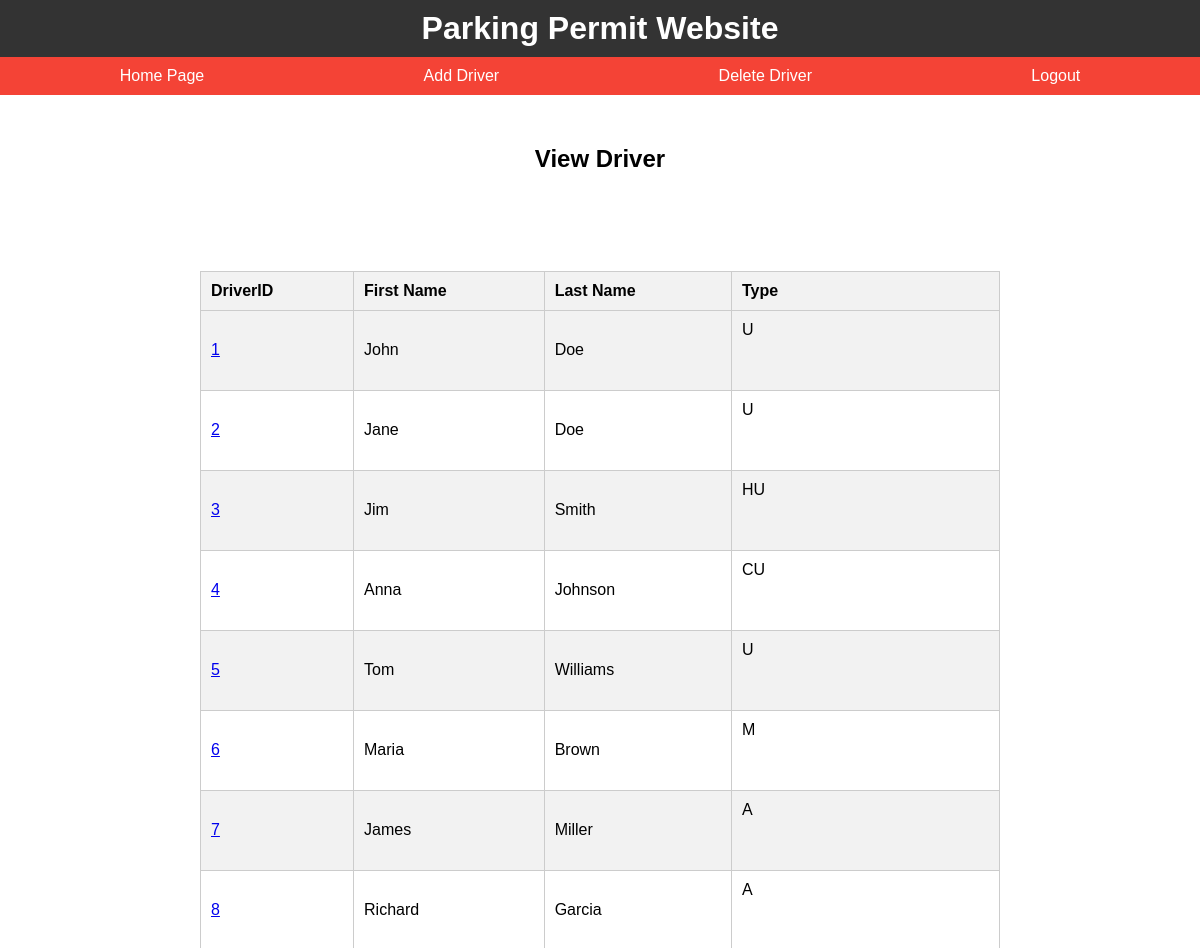
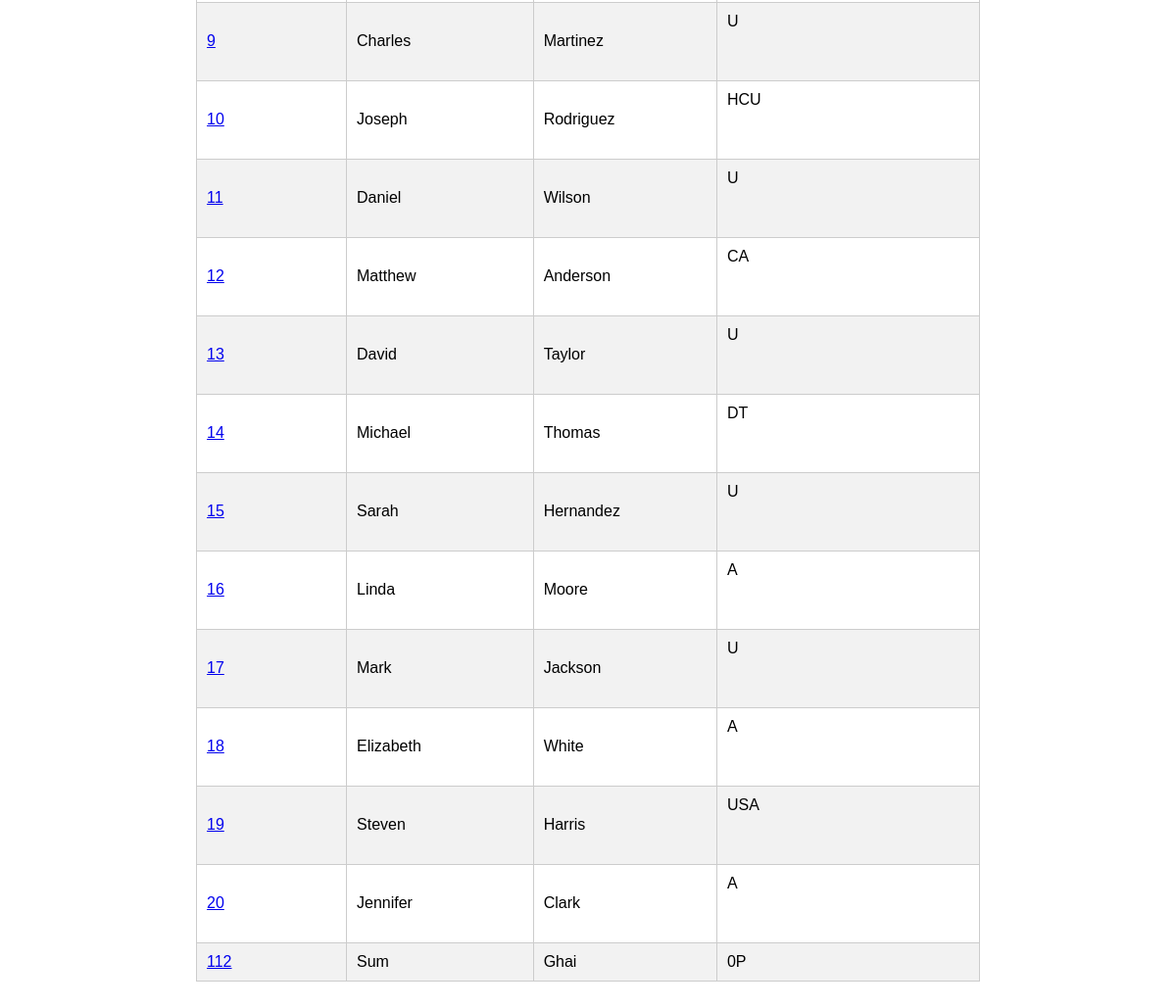
Page /viewdriver.php (signed in) on the committed database (2 pictures, top to bottom).
### tables this page shows
CREATE TABLE IF NOT EXISTS `driver` (
  `DRIVER_ID` int(11) NOT NULL AUTO_INCREMENT,
  `Type` char(3) DEFAULT NULL,
  `First_Name` varchar(255) DEFAULT NULL,
  `Last_Name` varchar(255) DEFAULT NULL,
  `Address` varchar(255) DEFAULT NULL,
  PRIMARY KEY (`DRIVER_ID`)
);

### viewdriver.php (the view, shortened to what this page needs)
<!DOCTYPE html>
<html>
  <head>
  </head>
  <body>
    <header>
      <h1>Parking Permit Website</h1>
    </header>
    <nav>
      <ul>
         <li><a href="HP.php"> Home Page </a></li>
	<li><a href="adddriver.php">Add Driver</a></li>
        <li><a href="deletedriver.php">Delete Driver</a></li>
	<li><a href="logout.php">Logout</a></li>
      </ul>
    </nav>
    <main>
      <h2>View Driver</h2>
      <table>
        <thead>
<tr>
	<th>DriverID</th>
	<th>First Name</th>
	<th>Last Name</th>
	<th>Type</th>
</tr>
			<?php
require_once 'db.php';
$conn = new mysqli($hn, $un, $pw, $db);
echo <<<_END
	<pre>
_END;
$query="SELECT * FROM DRIVER";
$result=$conn->query($query);
$rows=$result->num_rows;
for($j=0; $j<$rows; $j++) {
	$result->data_seek($j);
	$row=$result->fetch_array(MYSQLI_BOTH);
	echo <<<_END
	<pre>
		<tr>
		<td><a href='updatedriver.php?DRIVER_ID=$row[DRIVER_ID]' >$row[DRIVER_ID]</a>
		<td>$row[First_Name]
		<td>$row[Last_Name]
		<td>$row[Type]
	</pre>
_END;
}
?>
        </thead>
      </table>
    </main>
  </body>
</html>

### viewdriver.php (style rules this page uses)
body { font-family: Arial, sans-serif; margin: 0; padding: 0; }
header { background-color: #333; color: #fff; padding: 10px; text-align: center; }
h1 { margin: 0; }
nav { background-color: #f44336; color: #fff; padding: 10px; }
nav ul { margin: 0; padding: 0; list-style-type: none; display: flex; justify-content: space-around; align-items: center; }
nav li { margin: 0; padding: 0; display: inline-block; }
nav a { color: #fff; text-decoration: none; padding: 10px; border-radius: 5px; transition: background-color 0.2s ease-in-out; }
main { margin: 50px auto; max-width: 800px; }
h2 { text-align: center; }
table { border-collapse: collapse; margin: 20px auto; width: 100%; max-width: 800px; }
th, td { border: 1px solid #ccc; padding: 10px; text-align: left; }
th { background-color: #f2f2f2; }
tr:nth-child(even) { background-color: #f2f2f2; }

### rows in the picture
driver: DRIVER_ID "1", First_Name "John", Last_Name "Doe", Type "U"
driver: DRIVER_ID "2", First_Name "Jane", Last_Name "Doe", Type "U"
driver: DRIVER_ID "3", First_Name "Jim", Last_Name "Smith", Type "HU"
driver: DRIVER_ID "4", First_Name "Anna", Last_Name "Johnson", Type "CU"
driver: DRIVER_ID "5", First_Name "Tom", Last_Name "Williams", Type "U"
driver: DRIVER_ID "6", First_Name "Maria", Last_Name "Brown", Type "M"
driver: DRIVER_ID "7", First_Name "James", Last_Name "Miller", Type "A"
driver: DRIVER_ID "8", First_Name "Richard", Last_Name "Garcia", Type "A"
driver: DRIVER_ID "9", First_Name "Charles", Last_Name "Martinez", Type "U"
driver: DRIVER_ID "10", First_Name "Joseph", Last_Name "Rodriguez", Type "HCU"
driver: DRIVER_ID "11", First_Name "Daniel", Last_Name "Wilson", Type "U"
driver: DRIVER_ID "12", First_Name "Matthew", Last_Name "Anderson", Type "CA"
driver: DRIVER_ID "13", First_Name "David", Last_Name "Taylor", Type "U"
driver: DRIVER_ID "14", First_Name "Michael", Last_Name "Thomas", Type "DT"
driver: DRIVER_ID "15", First_Name "Sarah", Last_Name "Hernandez", Type "U"
driver: DRIVER_ID "16", First_Name "Linda", Last_Name "Moore", Type "A"
driver: DRIVER_ID "17", First_Name "Mark", Last_Name "Jackson", Type "U"
driver: DRIVER_ID "18", First_Name "Elizabeth", Last_Name "White", Type "A"
driver: DRIVER_ID "19", First_Name "Steven", Last_Name "Harris", Type "USA"
driver: DRIVER_ID "20", First_Name "Jennifer", Last_Name "Clark", Type "A"
driver: DRIVER_ID "112", First_Name "Sum", Last_Name "Ghai", Type "0P"
